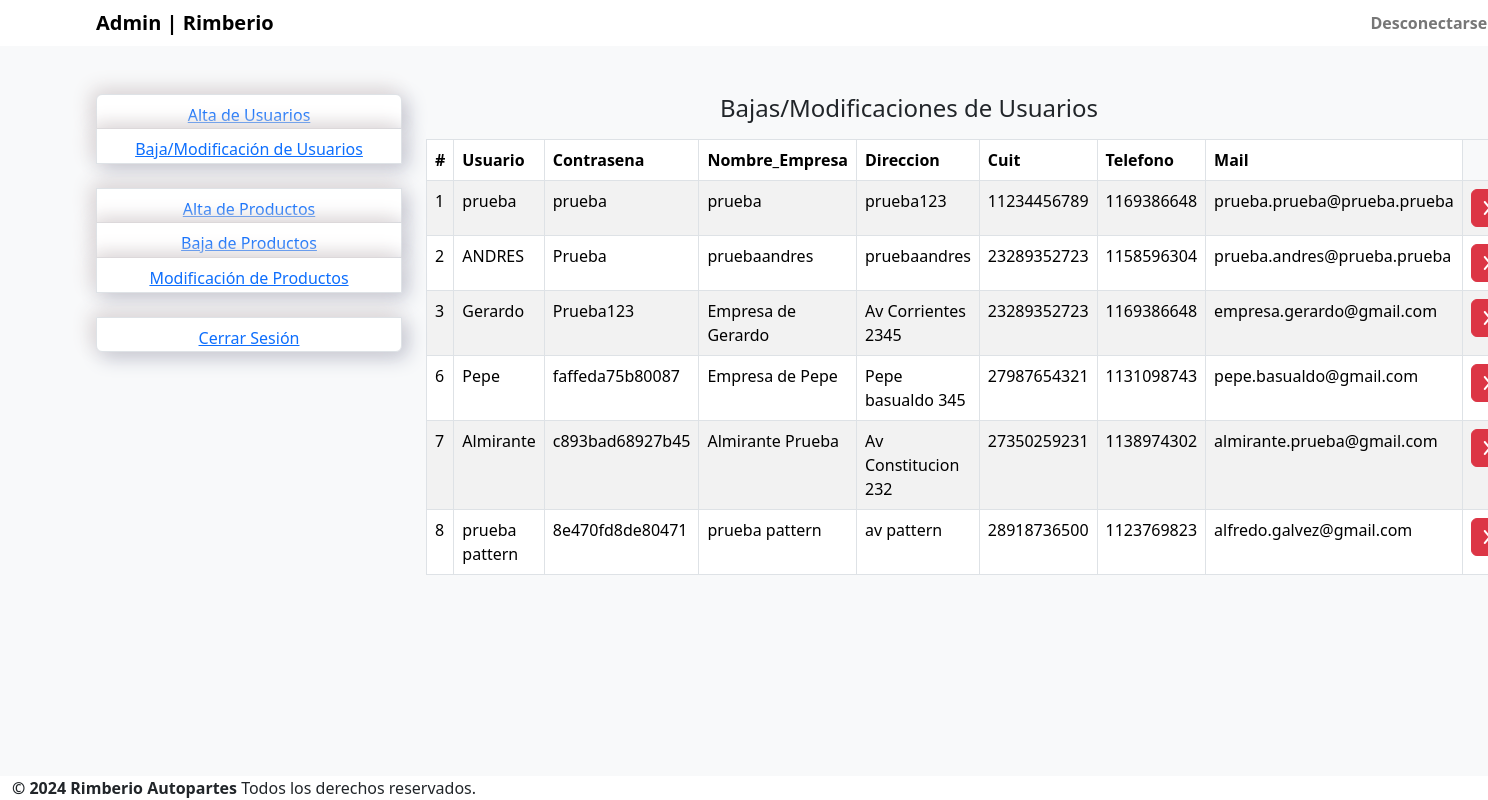
The app's page /esba-master/admin/bajaymodifusuario.php (signed in) with its own data.
### tables this page shows
CREATE TABLE `users` (
  `id` int(11) NOT NULL,
  `usuario` varchar(20) NOT NULL,
  `contrasena` varchar(15) NOT NULL,
  `nombre_empresa` varchar(25) NOT NULL,
  `direccion` varchar(30) NOT NULL,
  `cuit` varchar(11) NOT NULL,
  `telefono` int(10) NOT NULL,
  `mail` varchar(40) NOT NULL
);

### esba-master/admin/bajaymodifusuario.php (the view, shortened to what this page needs)
<?php
    include("includes/configadm.php");
    if(isset($_SESSION['usuario'])) {
?>
<!DOCTYPE html>
<html lang="en">
<head>
    <link rel="stylesheet" href="CSS/styles.css">
    <link href="https://cdn.jsdelivr.net/npm/bootstrap@5.3.3/dist/css/bootstrap.min.css" rel="stylesheet">
  </head>
<body class="bg-body-tertiary">
    <?php include("includes/headeradm.php"); ?>
    <br><br>
    <main>
        <div class="container">
            <div class="row">
                <div class="col-md-3">
                    <?php include("includes/menuadm.php");?>
                    <div class="col-md-9">
                        <div class="mb-3">
                            <h4 class="text-center">Bajas/Modificaciones de Usuarios</h4>
                        </div>
                        <table cellpadding="0" cellspacing="0" border="0" class="datatable-1 table table-bordered table-striped	 display" width="100%">
							<thead>
								<tr>
								    <th>#</th>
									<th> Usuario</th>
									<th>Contrasena </th>
									<th>Nombre_Empresa</th>
									<th>Direccion</th>
									<th>Cuit</th>
									<th>Telefono</th>
                                    <th>Mail</th>
								</tr>
							</thead>
						    <tbody>
                            <?php $query=mysqli_query($conexion,"SELECT * FROM users");
                            while($row=mysqli_fetch_array($query))
                            {
                            ?>
							<tr>
								<td><?php echo htmlentities($row['id']);?></td>
								<td><?php echo htmlentities($row['usuario']);?></td>
								<td><?php echo htmlentities($row['contrasena']);?></td>
								<td> <?php echo htmlentities($row['nombre_empresa']);?></td>
								<td> <?php echo htmlentities($row['direccion']);?></td>
								<td> <?php echo htmlentities($row['cuit']);?></td>
								<td> <?php echo htmlentities($row['telefono']);?></td>
                                <td> <?php echo htmlentities($row['mail']);?></td>
                                <td><a href="includes/validarbajausuario.php?id=<?php echo $row['id']; ?>" class="btn btn-danger"><i class="fas fa-x fa-1x"></i></a></td>
							<?php } ?>
                        </table>
					</div>
				</div>
			</div>
    </main>
    <div class="footer">
		<div class="container-fluid bg-white">
			<b class="copyright">© 2024 Rimberio Autopartes </b> Todos los derechos reservados.
		</div>
	</div>
</body>
</html>
<?php
}else {
    header("Location:index.php");
    exit;
}
?>

### esba-master/admin/includes/headeradm.php
<nav class="navbar bg-white">
    <div class="container">
        <div class="col-md-10 justify-content-center">
            <a class="navbar-brand rimberio_admin">Admin | Rimberio</a>
        </div>
        <div class="col-md-2 text-right">
            <a class="rimberio_admin_volver" href="logout.php">
                Desconectarse
            </a>
        </div>
    </div>
    </nav>

### esba-master/admin/includes/menuadm.php
<div class="list-group text-center">
                        <button type="button" class="list-group-item list-group-item-action"><a href="altausuario.php">Alta de Usuarios</a></button>
                        <button type="button" class="list-group-item list-group-item-action"><a href="bajaymodifusuario.php">Baja/Modificación de Usuarios</a></button>
                        <br>
                        <button type="button" class="list-group-item list-group-item-action"><a href="altaproducto.php">Alta de Productos</a></button>
                        <button type="button" class="list-group-item list-group-item-action"><a href="bajaproducto.php">Baja de Productos</a></button>
                        <button type="button" class="list-group-item list-group-item-action"><a href="modifproducto.php">Modificación de Productos</a></button>
                        <br>
                        <button type="button" class="list-group-item list-group-item-action"><a href="logout.php">Cerrar Sesión</a></button>
                    </div>
                </div>

### esba-master/admin/CSS/styles.css (style rules this page uses)
body { font-family: sans-serif; margin: 0; }
.rimberio_admin { font-weight: bold; }
.rimberio_admin_volver { padding-left: 90%; text-decoration: none; font-weight: bold; color: #777; }
main { min-height: calc(100vh - 36px - 82px); }
button { width: 87%; border: none; height: 35px; border-radius: 25px; background: rgb(82, 182, 221); color: white; font-size: 20px; cursor: pointer; box-shadow: -5px -5px 20px rgb(224, 217, 217), 5px 5px 20px #babecc; outline: none; }
.footer { min-height: 20px; height: 100%; }

### records on screen
users: id "1", usuario "prueba", contrasena "prueba", nombre_empresa "prueba", direccion "prueba123", cuit "11234456789", telefono "1169386648", mail "prueba.prueba@prueba.prueba"
users: id "2", usuario "ANDRES", contrasena "Prueba", nombre_empresa "pruebaandres", direccion "pruebaandres", cuit "23289352723", telefono "1158596304", mail "prueba.andres@prueba.prueba"
users: id "3", usuario "Gerardo", contrasena "Prueba123", nombre_empresa "Empresa de Gerardo", direccion "Av Corrientes 2345", cuit "23289352723", telefono "1169386648", mail "empresa.gerardo@gmail.com"
users: id "6", usuario "Pepe", contrasena "faffeda75b80087", nombre_empresa "Empresa de Pepe", direccion "Pepe basualdo 345", cuit "27987654321", telefono "1131098743", mail "pepe.basualdo@gmail.com"
users: id "7", usuario "Almirante", contrasena "c893bad68927b45", nombre_empresa "Almirante Prueba", direccion "Av Constitucion 232", cuit "27350259231", telefono "1138974302", mail "almirante.prueba@gmail.com"
users: id "8", usuario "prueba pattern", contrasena "8e470fd8de80471", nombre_empresa "prueba pattern", direccion "av pattern", cuit "28918736500", telefono "1123769823", mail "alfredo.galvez@gmail.com"
